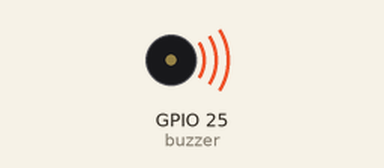
The program below on a simulated Raspberry Pi (BCM pin numbers). On the bench: buzzer (waves = sounding). At 3.0 s the program stops and its outputs stay as they are.

Above: at 0.1 s.
At 3.1 s:
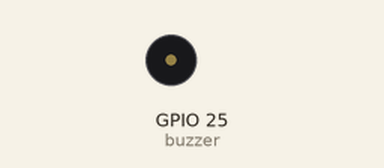
Timing chart, 0 to 4.5 s (numbered marks = the images above):
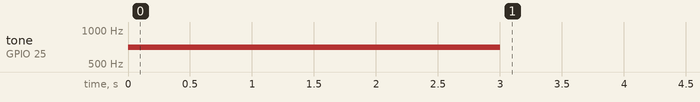

The program:

buzzer_pwm.py
```python
import RPi.GPIO as GPIO
import time
buzzer = 25
GPIO.setmode(GPIO.BCM)
GPIO.setup(buzzer, GPIO.OUT)
#GPIO.setwarnings(False)
pwm=GPIO.PWM(buzzer, 700) # ‘261’는 음의 높이에 해당하는 특정 주파수
pwm.start(50.0) # '90' dutyCycle (0 ~ 100 %)
time.sleep(3.0) # 3초간 음이 울리도록 지연
pwm.stop()
GPIO.cleanup()
```

Measured:
- by itself, tone on GPIO 25 (buzzer): silent → 700 Hz at 0.00 s, → silent 3.0 s later
